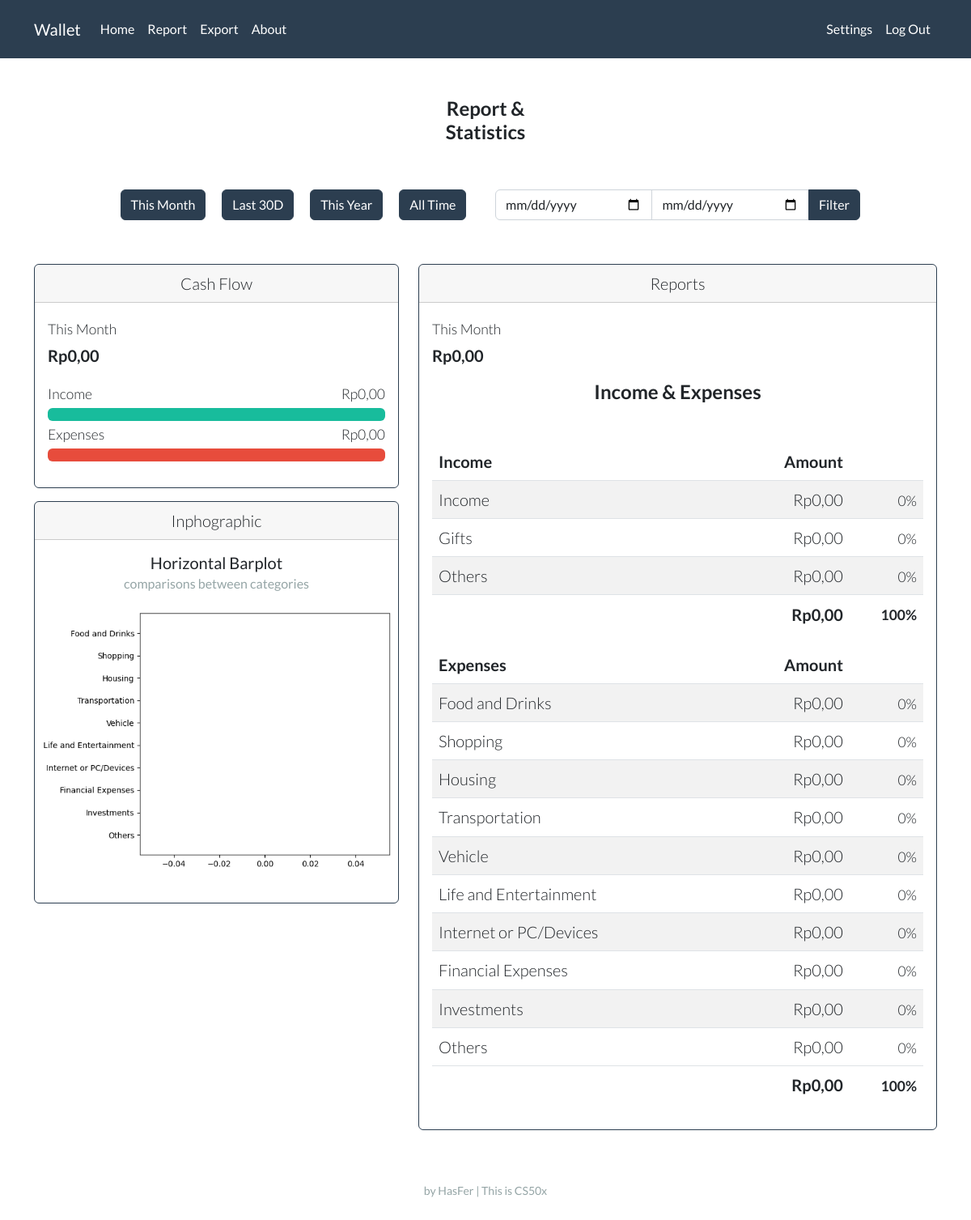
/report (signed in), run on the app's committed database.
### tables this page shows
CREATE TABLE account (
                category TEXT,
                name TEXT
                );

### report.py (the view, shortened to what this page needs)
@report_page.route("/report", methods=["GET", "POST"])
@login_required
def report():
    con, cur = connect_db()
    if request.form.get('filter_btn') == 'This Month' or request.method == "GET":
        year_now = str(datetime.now().year)
        month_now = str(datetime.now().month)
        date_filter = year_now + '%' + month_now + '%'
        label = 'This Month'
    elif request.form.get('filter_btn') == 'All Time':
        date_filter = '%'
        label = 'All Time'
    elif request.form.get('filter_btn') == 'This Year':
        year_now = str(datetime.now().year)
        date_filter = year_now + '%'
        label = 'This Year'
    elif request.form.get('filter_btn') == 'Last 30D':
        label = "Last 30 Days"
    elif request.form.get('filter_btn') == 'between':
        start_date = request.form.get('start_date')
        end_date = request.form.get('end_date')
        label = 'Between ' + start_date + ' and ' + end_date
    else:
        date_filter = '0'
        label = None
    if request.form.get('filter_btn') == 'between':
        res = cur.execute("SELECT account_name, amount FROM records WHERE user_id = ? AND account_category = ? AND date BETWEEN ? AND ?",
                            (session["user_id"], "Income", start_date, end_date))
        income_name_amount = list(res.fetchall())
        res = cur.execute("SELECT account_name, amount FROM records WHERE user_id = ? AND account_category = ? AND date BETWEEN ? AND ?",
                            (session["user_id"], "Expense", start_date, end_date))
        expense_name_amount = list(res.fetchall())
    else:
        res = cur.execute("SELECT account_name, amount FROM records WHERE user_id = ? AND account_category = ? AND date LIKE ?",
                            (session["user_id"], "Income", date_filter))
        income_name_amount = list(res.fetchall())
        res = cur.execute("SELECT account_name, amount FROM records WHERE user_id = ? AND account_category = ? AND date LIKE ?",
                            (session["user_id"], "Expense", date_filter))
        expense_name_amount = list(res.fetchall())
    income_list_totalamount, expense_list_totalamount = account_name_list('', 0.0)
    for i in income_name_amount:
        for j in income_list_totalamount:
            if i[0] == j[0]:
                j[1] += i[1]
    total_income = 0
    for i in income_list_totalamount:
        total_income += i[1]
    for i in expense_name_amount:
        for j in expense_list_totalamount:
            if i[0] == j[0]:
                j[1] += i[1]
    total_expense = 0
    for i in expense_list_totalamount:
        total_expense += i[1]
    j = 0
    for i in income_list_totalamount:
        try:
            income_list_totalamount[j].append(round(i[1] / total_income * 100, 2))
        except ZeroDivisionError:
            income_list_totalamount[j].append(0)
        j += 1
    j = 0
    for i in expense_list_totalamount:
        try:
            expense_list_totalamount[j].append(round(i[1] / total_expense * 100, 2))
        except ZeroDivisionError:
            expense_list_totalamount[j].append(0)
        j += 1
    income_list_amount_f = []
    for i in income_list_totalamount:
        income_list_amount_f.append(list(i))
    i = 0
    length = len(income_list_amount_f)
    while i < length:
        income_list_amount_f[i][1] = idr(income_list_amount_f[i][1])
        i += 1
    expense_list_amount_f = []
    for i in expense_list_totalamount:
        expense_list_amount_f.append(list(i))
    i = 0
    length = len(expense_list_amount_f)
    while i < length:
        expense_list_amount_f[i][1] = idr(expense_list_amount_f[i][1])
        i += 1
    total_income_f = idr(total_income)
    total_expense_f = idr(total_expense)
    if total_income > total_expense:
        income_percent = 100
        try:
            expense_percent = round(total_expense / total_income, 2) * 100
        except ZeroDivisionError:
            expense_percent = 0
        diff = "+ " + idr(total_income - total_expense)
    else:
        income_percent = 100
        expense_percent = 100
        diff = idr(0)
    bars_expense = []
    height_expense = []
    for i in reversed(expense_list_totalamount):
        bars_expense.append(i[0])
        height_expense.append(i[1])
    if sum(height_expense) == 0:
        img_name = "blank"
    else:
        img_name = str(session["user_id"]) + "e"
        horizontal_bar(height_expense, bars_expense, img_name, bar_color='#e74c3c')
    con.close()
    return render_template("report.html", total_income_f=total_income_f, total_expense_f=total_expense_f, diff=diff, income_percent=income_percent, expense_percent=expense_percent, income_list_amount_f=income_list_amount_f, expense_list_amount_f=expense_list_amount_f, label=label, img_name=img_name)

### helpers.py (called while the page is built, shortened)
def login_required(f):
    @wraps(f)
    def decorated_function(*args, **kwargs):
        if session.get("user_id") is None:
            return redirect("/login")
        return f(*args, **kwargs)
    return decorated_function

def connect_db(db="wallet.db"):
    con = sqlite3.connect(db)
    cur = con.cursor()
    return con, cur

def idr(value):
    value = f"Rp{value:,.2f}"
    rupiah = value.replace(".", "#")
    rupiah = rupiah.replace(",", ".")
    rupiah = rupiah.replace("#", ",")
    return rupiah

def account_name_list(selected='', plug='', normal_mode=False):
    con, cur = connect_db()
    if normal_mode == False:
        res = cur.execute("SELECT * FROM account")
        income_list = []
        expense_list = []
        for i in res:
            if i[0] == 'Income':
                if i[1] == selected:
                    income_list.append([i[1], 'selected'])
                else:
                    income_list.append([i[1], plug])
            else:
                if i[1] == selected:
                    expense_list.append([i[1], 'selected'])
                else:
                    expense_list.append([i[1], plug])
    con.close()
    return income_list, expense_list

### templates/report.html (shortened to what this page needs)
{% extends "layout.html" %}
{% block main %}
<h4 class="mb-5 fw-bold">Report & <br> Statistics</h4>
<div class="row">
    <div class="col-lg-1 mb-3"></div>
    <div class="col-lg-5 mb-3">
        <form action="/report" method="post">
            <button name="filter_btn" value="This Month" type="submit" class="btn btn-primary m-2">This Month</button>
            <button name="filter_btn" value="Last 30D" type="submit" class="btn btn-primary m-2">Last 30D</button>
            <button name="filter_btn" value="This Year" type="submit" class="btn btn-primary m-2">This Year</button>
            <button name="filter_btn" value="All Time" type="submit" class="btn btn-primary m-2">All Time</button>
        </form>
    </div>
    <div class="col-lg-5">
        <form action="/report" method="post">
            <div class="input-group mb-3">
                <input name="start_date" type="date" class="form-control mt-2">
                <input name="end_date" type="date" class="form-control mt-2">
                <button name="filter_btn" value="between" class="btn btn-primary mt-2" type="submit" id="button-addon2">Filter</button>
            </div>
        </form>
    </div>
</div>
<br>
<div class="row">
    <div class="col-lg-5">
        <div class="card border-primary mb-3" >
            <div class="card-header">Cash Flow</div>
            <div class="card-body">
                <p class="mb-1 text-start"><small>{{ label }}</small></p>
                <p class="card-text text-start"><span class="fw-bold">{{ diff }}</span></p>
                <p class="mb-1 text-start"><small>
                    Income
                    <span class="mt-1" style="float:right;">{{ total_income_f }}</span>
                </small></p>
                <div class="progress">
                    <div class="progress-bar bg-success" role="progressbar" style="width: {{ income_percent }}%;" aria-valuenow="{{ income_percent }}" aria-valuemin="0" aria-valuemax="100"></div>
                </div>
                <p class="mb-1 text-start"><small>
                        Expenses
                        <span class="mt-1" style="float:right;">{{ total_expense_f }}</span>
                </small></p>
                <div class="progress">
                    <div class="progress-bar bg-danger" role="progressbar" style="width: {{ expense_percent }}%;" aria-valuenow="{{ expense_percent }}" aria-valuemin="0" aria-valuemax="100"></div>
                </div>
            </div>
        </div>
        <div class="card border-primary mb-3">
            <div class="card-header">Inphographic</div>
            <div class="card-body">
                <h5 class="card-title">Horizontal Barplot</h5>
                <h6 class="card-subtitle text-muted">comparisons between categories</h6>
            </div>
            <a href="static/img/{{ img_name }}.png" target="_blank">
                <img src="static/img/{{ img_name }}.png" class="img-fluid" alt="plot">
            </a>
            <div class="card-body">
            </div>
        </div>
    </div>
    <div class="col-lg-7">
        <div class="card border-primary mb-3">
            <div class="card-header">Reports</div>
            <div class="card-body">
                <p class="mb-1 text-start"><small>{{ label }}</small></p>
                <p class="card-text text-start"><span class="fw-bold">{{ diff }}</span></p>
                <h4 class="mb-5 fw-bold">Income & Expenses</h4>
                <table class="table table-striped">
                    <thead>
                        <tr>
                            <th class="text-start">Income</th>
                            <th class="text-end">Amount</th>
                            <th class="text-end" style="width:15%;"></th>
                        </tr>
                    </thead>
                    <tbody>
                        {% for i in income_list_amount_f %}
                        <tr>
                            <td class="text-start">{{ i[0] }}</td>
                            <td class="text-end">{{ i[1] }}</td>
                            <td class="text-end"><small>{{ i[2] }}%</small></td>
                        </tr>
                        {% endfor %}
                    </tbody>
                    <tfoot>
                        <tr>
                            <td class="border-0"></td>
                            <td class="border-0 fw-bold text-end">{{ total_income_f }}</td>
                            <td class="border-0 fw-bold text-end"><small>100%</small></td>
                        </tr>
                    </tfoot>
                </table>
                <table class="table table-striped">
                    <thead>
                        <tr>
                            <th class="text-start">Expenses</th>
                            <th class="text-end">Amount</th>
                            <th class="text-end" style="width:15%;"></th>
                        </tr>
                    </thead>
                    <tbody>
                        {% for i in expense_list_amount_f %}
                        <tr>
                            <td class="text-start">{{ i[0] }}</td>
                            <td class="text-end">{{ i[1] }}</td>
                            <td class="text-end"><small>{{ i[2] }}%</small></td>
                        </tr>
                        {% endfor %}
                    </tbody>
                    <tfoot>
                        <tr>
                            <td class="border-0"></td>
                            <td class="border-0 fw-bold text-end">{{ total_expense_f }}</td>
                            <td class="border-0 fw-bold text-end"><small>100%</small></td>
                        </tr>
                    </tfoot>
                </table>
            </div>
        </div>
    </div>
</div>
{% endblock %}

### data on the page
account: name "Income", i "Rp0,00", i "0"
account: name "Gifts", i "Rp0,00", i "0"
account: name "Others", i "Rp0,00", i "0"
account: name "Food and Drinks", i "Rp0,00", i "0"
account: name "Shopping", i "Rp0,00", i "0"
account: name "Housing", i "Rp0,00", i "0"
account: name "Transportation", i "Rp0,00", i "0"
account: name "Vehicle", i "Rp0,00", i "0"
account: name "Life and Entertainment", i "Rp0,00", i "0"
account: name "Internet or PC/Devices", i "Rp0,00", i "0"
account: name "Financial Expenses", i "Rp0,00", i "0"
account: name "Investments", i "Rp0,00", i "0"
account: name "Others", i "Rp0,00", i "0"

### other printed values
{{ label }} "This Month"
{{ diff }} "Rp0,00"
{{ total_income_f }} "Rp0,00"
{{ total_expense_f }} "Rp0,00"
